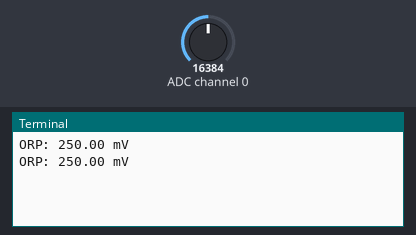
Simulated run of this program. Board: Raspberry Pi (BCM pin numbers). Parts: the last lines printed to the terminal. The inputs (shaded band) are chosen by the test bench; at power-on: ADC channel 0 = 16384 (analog values on the 0–32767 scale).

Above: at 1.2 s.
1.3 s: ADC channel 0 set to 22936
At 2.6 s:
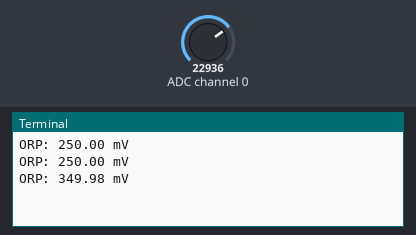
2.8 s: ADC channel 0 set to 28834
At 3.8 s:
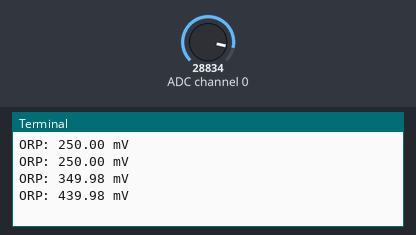
Timing chart, 0 to 5.8 s (numbered marks = the images above; inputs shaded):
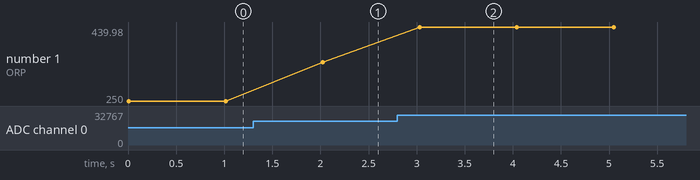

Measured:
- after the input at 1.3 s, the terminal: prints a new line after 0.72 s (image 1)
- after the input at 2.8 s, the terminal: prints a new line after 0.23 s (image 2)
- plotted number 1: 250 → 349.98 after the input at 1.3 s, 349.98 → 439.98 after the input at 2.8 s

The program:

adc.py
```python
import board
import busio
import adafruit_ads1x15.ads1115 as ADS
from adafruit_ads1x15.analog_in import AnalogIn
import time

# Create the I2C bus
i2c = busio.I2C(board.SCL, board.SDA)

# Create the ADC object using the I2C bus
ads = ADS.ADS1115(i2c)

# Create analog input object for ORP sensor
orp_sensor = AnalogIn(ads, ADS.P0)

# Constants for ORP conversion
ORP_MIN_RAW = 0  # Minimum raw ADC value corresponding to the minimum ORP value
ORP_MAX_RAW = 65535  # Maximum raw ADC value corresponding to the maximum ORP value (check datasheet)
MAX_ORP_VALUE = 1000  # Maximum ORP value in mV that your sensor can measure, adjust according to sensor specifications

# Function to convert raw ADC value to ORP in mV
def convert_orp(raw_value):
    orp_mV = (raw_value - ORP_MIN_RAW) / (ORP_MAX_RAW - ORP_MIN_RAW) * MAX_ORP_VALUE
    return orp_mV

try:
    while True:
        # Read ORP sensor value
        orp_raw_value = orp_sensor.value

        # Convert raw ADC value to ORP in mV
        orp_mV = convert_orp(orp_raw_value)

        # Print ORP value
        print("ORP: {:.2f} mV".format(orp_mV))

        # Wait for some time before reading again
        time.sleep(1)

except KeyboardInterrupt:
    # Handle keyboard interrupt (Ctrl+C) gracefully
    print("Exiting...")
finally:
    # Clean up GPIO and I2C resources before exiting
    ads.gain = 1
    ads.data_rate = 8
```
